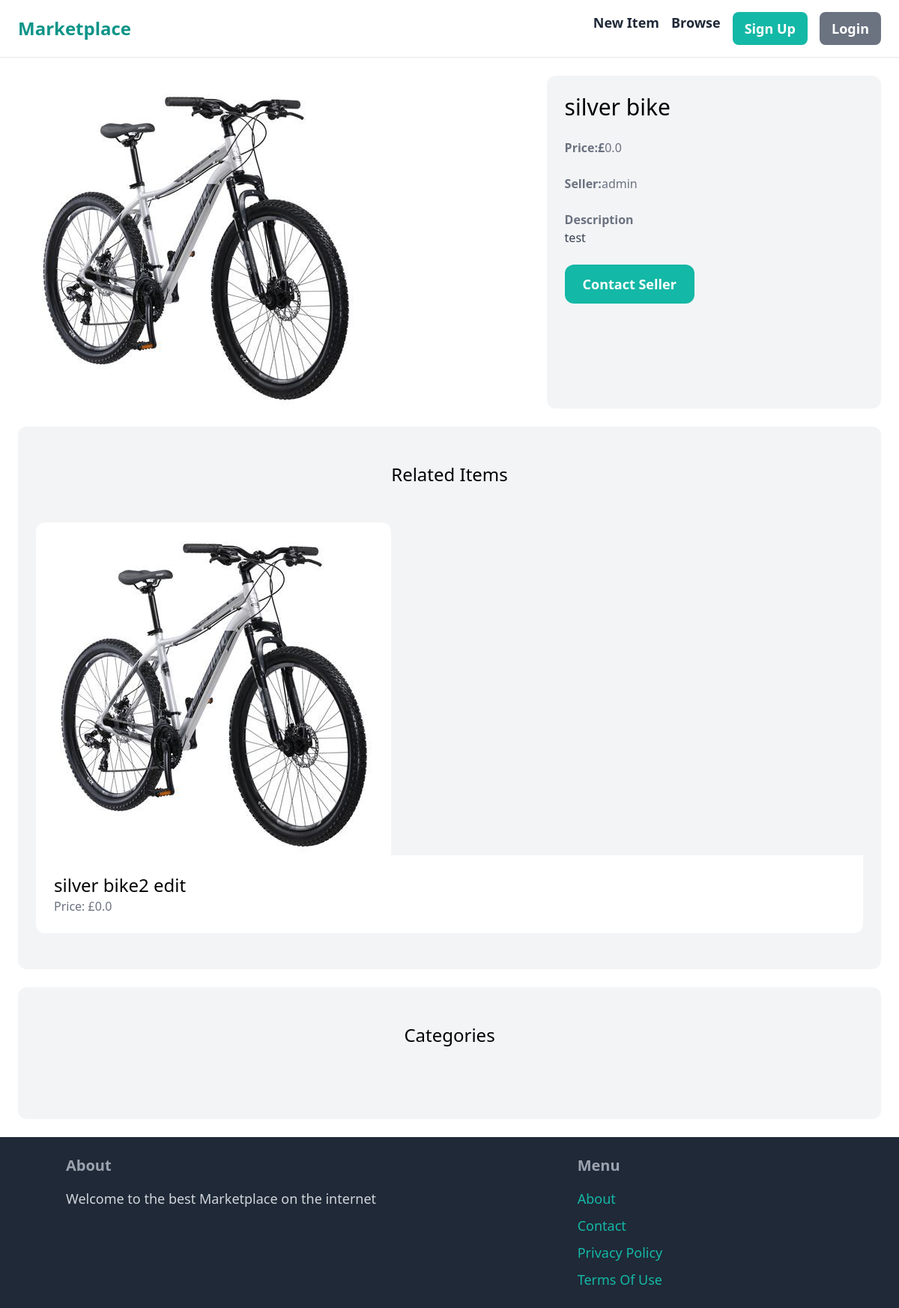
Page /items/1/ on the committed database.
### item/models.py (models this page shows, shortened)
class Item(models.Model):
    name = models.CharField(max_length=255)
    description = models.TextField()
    price = models.FloatField(default=0.00)  # Ensure a default value is set
    image = models.ImageField(upload_to='items/')
    is_sold = models.BooleanField(default=False)
    created_at = models.DateTimeField(default=timezone.now)
    category = models.ForeignKey(Category, related_name='items', on_delete=models.CASCADE)
    created_by = models.ForeignKey(settings.AUTH_USER_MODEL, related_name='items', on_delete=models.CASCADE)
    available_dates = models.TextField(blank=True, null=True)
    daily_price = models.FloatField(default=0.00)

### item/views.py (the view)
# urls.py: path('<int:pk>/', views.detail, name='detail'),  # Default path for the inbox view
def detail(request, pk):
    item = get_object_or_404(Item, pk=pk)
    related_items = Item.objects.filter(category=item.category, is_sold=False).exclude(pk=pk)[:3]
    return render(request, 'item/detail.html', {
        'item': item,
        'related_items': related_items,
    })

### item/templates/item/detail.html (shortened to what this page needs)
{% extends 'core/base.html' %}
{% block content %}
<div class="grid grid-cols-5 gap-6">
    <div class="col-span-3">
        <img src="{{ item.image.url }}" class="rounded-xl">
    </div>
    <div class="col-span-2 p-6 bg-gray-100 rounded-xl">
    <h1 class="mb-6 text-3xl">{{ item.name }}</h1>
    <p class="mb-6 text-gray-500"><strong>Price:£</strong>{{ item.price }}</p>
    <p class="mb-6 text-gray-500"><strong>Seller:</strong>{{ item.created_by.username }}</p>
    {% if item.description %}
        <p class="text-gray-700">
            <strong class="text-gray-500">Description</strong><br>
            {{ item.description }}
        </p>
    {% endif %}
    {% if request.user == item.created_by %}
     <div class="mt-6 p-6 bg-white rounded-xl">
        <p>This is your item!</p>
        <a href="{% url 'item:edit' item.id %}" class="inline-block mt-6 px-6 py-3 text-lg text-semibold bg-teal-500 text-white rounded-xl hover:bg-teal-700">Edit</a>
        <a href="{% url 'item:delete' item.id %}" class="inline-block mt-6 px-6 py-3 text-lg text-semibold bg-red-500 text-white rounded-xl hover:bg-red-800">Delete</a>
     </div>
    {% else %}
        <a href="{% url 'conversation:new' item.id %}" class="inline-block mt-6 px-6 py-3 text-lg font-semibold bg-teal-500 text-white rounded-xl hover:bg-teal-700">Contact Seller</a>
    {% endif %}
    </div>
</div>
<div class="mt-6 px-6 py-12 bg-gray-100 rounded-xl">
    <h2 class="mb-12 text-2xl text-center">Related Items</h2>
    <div class="grid grid-col-3 gap-3">
         {% for item in related_items %}
             <div>
                 <a href="{% url 'item:detail' item.id %}">
                     <div>
                         <img src="{{ item.image.url }}" class="rounded-t-xl">
                     </div>
                     <div class="p-6 bg-white rounded-b-xl">
                         <h2 class="text-2xl">{{ item.name }}</h2>
                         <p class="text-gray-500">Price: £{{ item.price }}</p>
                     </div>
                 </a>
             </div>
         {% endfor %}
    </div>
 </div>
 <div class="mt-6 px-6 py-12 bg-gray-100 rounded-xl">
     <h2 class="mb-12 text-2xl text-center">Categories</h2>
 </div>
{% endblock %}

### rows in the picture
Item: image (picture), name "silver bike", price "0.0", created_by.username "admin", description "test"
Item: image (picture), name "silver bike2 edit", price "0.0"
